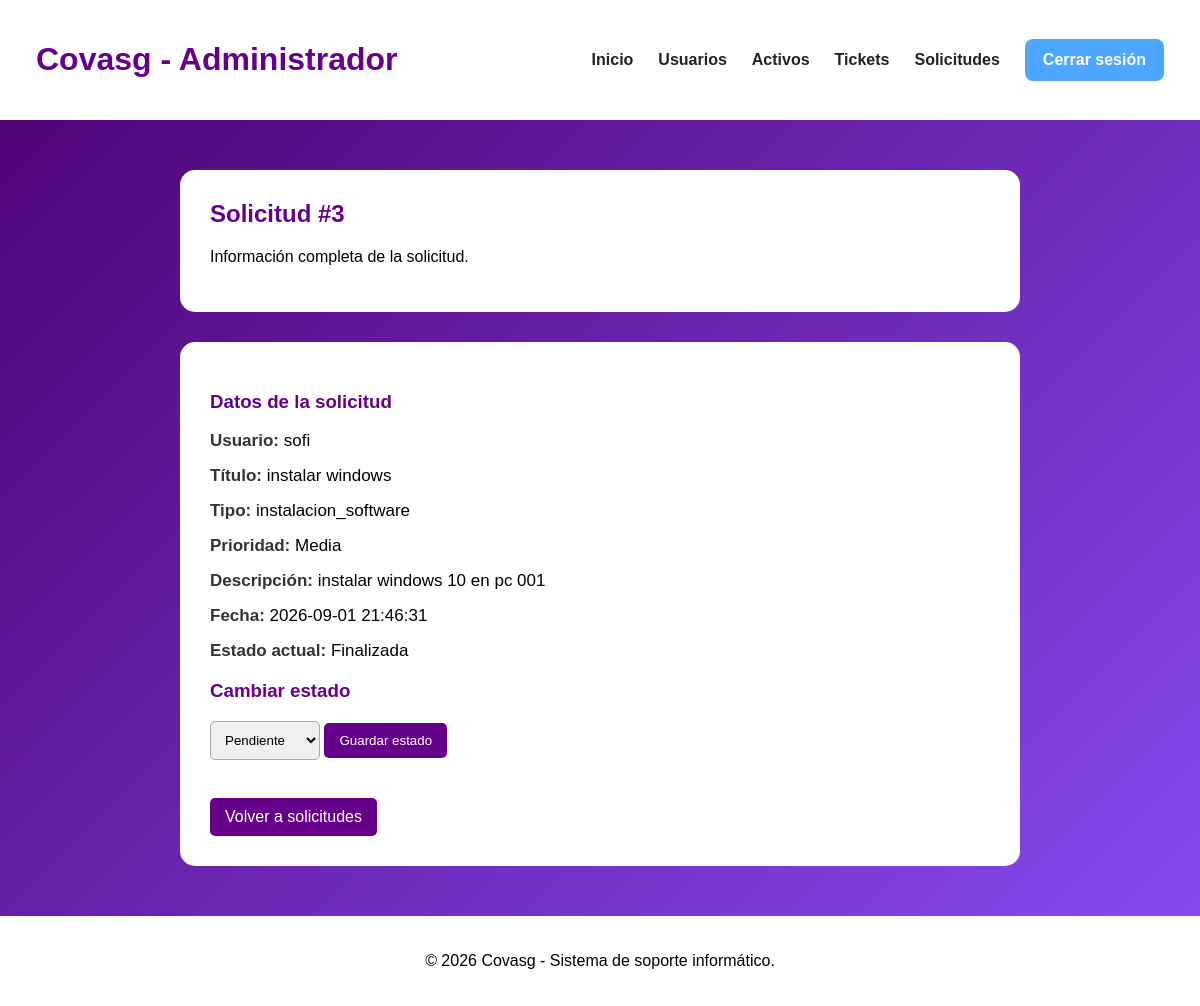
The page /administrador/solicitudes/detallessolicitudes.php?id=3 on the database its author committed.
### tables this page shows
CREATE TABLE `solicitud` (
  `id_solicitud` int(11) NOT NULL AUTO_INCREMENT,
  `id_usuario` int(11) NOT NULL,
  `titulo` varchar(150) NOT NULL,
  `tipo` varchar(50) NOT NULL,
  `prioridad` varchar(20) NOT NULL,
  `descripcion` text NOT NULL,
  `estado` varchar(20) NOT NULL DEFAULT 'Pendiente',
  `fecha_creacion` datetime DEFAULT current_timestamp(),
  PRIMARY KEY (`id_solicitud`),
  KEY `id_usuario` (`id_usuario`),
  CONSTRAINT `solicitud_ibfk_1` FOREIGN KEY (`id_usuario`) REFERENCES `usuario` (`id_usuario`)
);

CREATE TABLE `usuario` (
  `id_usuario` int(11) NOT NULL AUTO_INCREMENT,
  `id_rol` int(11) NOT NULL,
  `nombre` varchar(100) NOT NULL,
  `correo` varchar(100) NOT NULL,
  `contrasenia` varchar(255) NOT NULL,
  PRIMARY KEY (`id_usuario`),
  UNIQUE KEY `correo` (`correo`),
  KEY `fk_usuario_rol` (`id_rol`),
  CONSTRAINT `fk_usuario_rol` FOREIGN KEY (`id_rol`) REFERENCES `rol` (`id_rol`) ON UPDATE CASCADE
);

### administrador/solicitudes/detallessolicitudes.php (the view, shortened to what this page needs)
<?php
include("../../php/conexion.php");
$id_solicitud = $_GET["id"];
$consulta = "SELECT solicitud.*, usuario.nombre
             FROM solicitud
             INNER JOIN usuario
             ON solicitud.id_usuario = usuario.id_usuario
             WHERE solicitud.id_solicitud = '$id_solicitud'";
$resultado = mysqli_query($conexion, $consulta);
$solicitud = mysqli_fetch_array($resultado);
?>
<!DOCTYPE html>
<html lang="es">
<head>
    <link rel="stylesheet" href="../css/estilodetallessolicitudes.css">
</head>
<body>
<header>
    <h1>Covasg - Administrador</h1>
    <nav>
        <a href="../administrador.php">Inicio</a>
        <a href="../usuarios.html">Usuarios</a>
        <a href="../activos/consultaactivos.php">Activos</a>
        <a href="../tickets/consultatickets.php">Tickets</a>
        <a href="consultasolicitudes.php">Solicitudes</a>
        <a href="../../php/cerrarsesion.php" class="cerrar-sesion">Cerrar sesión</a>
    </nav>
</header>
<main>
    <section class="titulo">
        <h2>
            Solicitud #<?php echo $solicitud["id_solicitud"]; ?>
        </h2>
        <p>
            Información completa de la solicitud.
        </p>
    </section>
    <section class="detalle">
        <h3>Datos de la solicitud</h3>
        <p>
            <strong>Usuario:</strong>
            <?php echo $solicitud["nombre"]; ?>
        </p>
        <p>
            <strong>Título:</strong>
            <?php echo $solicitud["titulo"]; ?>
        </p>
        <p>
            <strong>Tipo:</strong>
            <?php echo $solicitud["tipo"]; ?>
        </p>
        <p>
            <strong>Prioridad:</strong>
            <?php echo $solicitud["prioridad"]; ?>
        </p>
        <p>
            <strong>Descripción:</strong>
            <?php echo $solicitud["descripcion"]; ?>
        </p>
        <p>
            <strong>Fecha:</strong>
            <?php echo $solicitud["fecha_creacion"]; ?>
        </p>
        <p>
            <strong>Estado actual:</strong>
            <?php echo $solicitud["estado"]; ?>
        </p>
        <h3>Cambiar estado</h3>
        <form method="POST">
            <select name="estado" required>
                <option value="Pendiente">
                    Pendiente
                </option>
            </select>
            <button type="submit">
                Guardar estado
            </button>
        </form>
        <br>
        <a href="consultasolicitudes.php">
            Volver a solicitudes
        </a>
    </section>
</main>
<footer>
    <p>© 2026 Covasg - Sistema de soporte informático.</p>
</footer>
</body>
</html>

### administrador/css/estilodetallessolicitudes.css (style rules this page uses)
body { margin: 0; font-family: Arial, sans-serif; background: linear-gradient(135deg, #4b006e, #8b4cf5); min-height: 100vh; }
header { background-color: white; padding: 20px 3%; display: flex; justify-content: space-between; align-items: center; }
header h1 { color: #66008b; }
nav { display: flex; align-items: center; gap: 25px; }
nav a { text-decoration: none; color: #222; font-weight: bold; }
.cerrar-sesion { background-color: #4da6ff; color: white; padding: 12px 18px; border-radius: 8px; }
main { width: 70%; margin: 50px auto; }
.titulo { background-color: white; padding: 30px; border-radius: 15px; margin-bottom: 30px; }
.titulo h2 { color: #66008b; margin-top: 0; }
.detalle { background-color: white; padding: 30px; border-radius: 15px; }
.detalle h3 { color: #66008b; }
.detalle p { font-size: 17px; margin: 15px 0; }
.detalle strong { color: #333; }
select { padding: 10px; border-radius: 5px; border: 1px solid #aaa; }
button { padding: 10px 15px; border: none; border-radius: 5px; background-color: #66008b; color: white; cursor: pointer; }
.detalle a { display: inline-block; margin-top: 20px; text-decoration: none; background-color: #66008b; color: white; padding: 10px 15px; border-radius: 5px; }
footer { background-color: white; text-align: center; padding: 20px; margin-top: 40px; }

### rows shown on the page
solicitud: id_solicitud "3", id_usuario.nombre "sofi", titulo "instalar windows", tipo "instalacion_software", prioridad "Media", descripcion "instalar windows 10 en pc 001", fecha_creacion "2026-09-01 21:46:31", estado "Finalizada"
